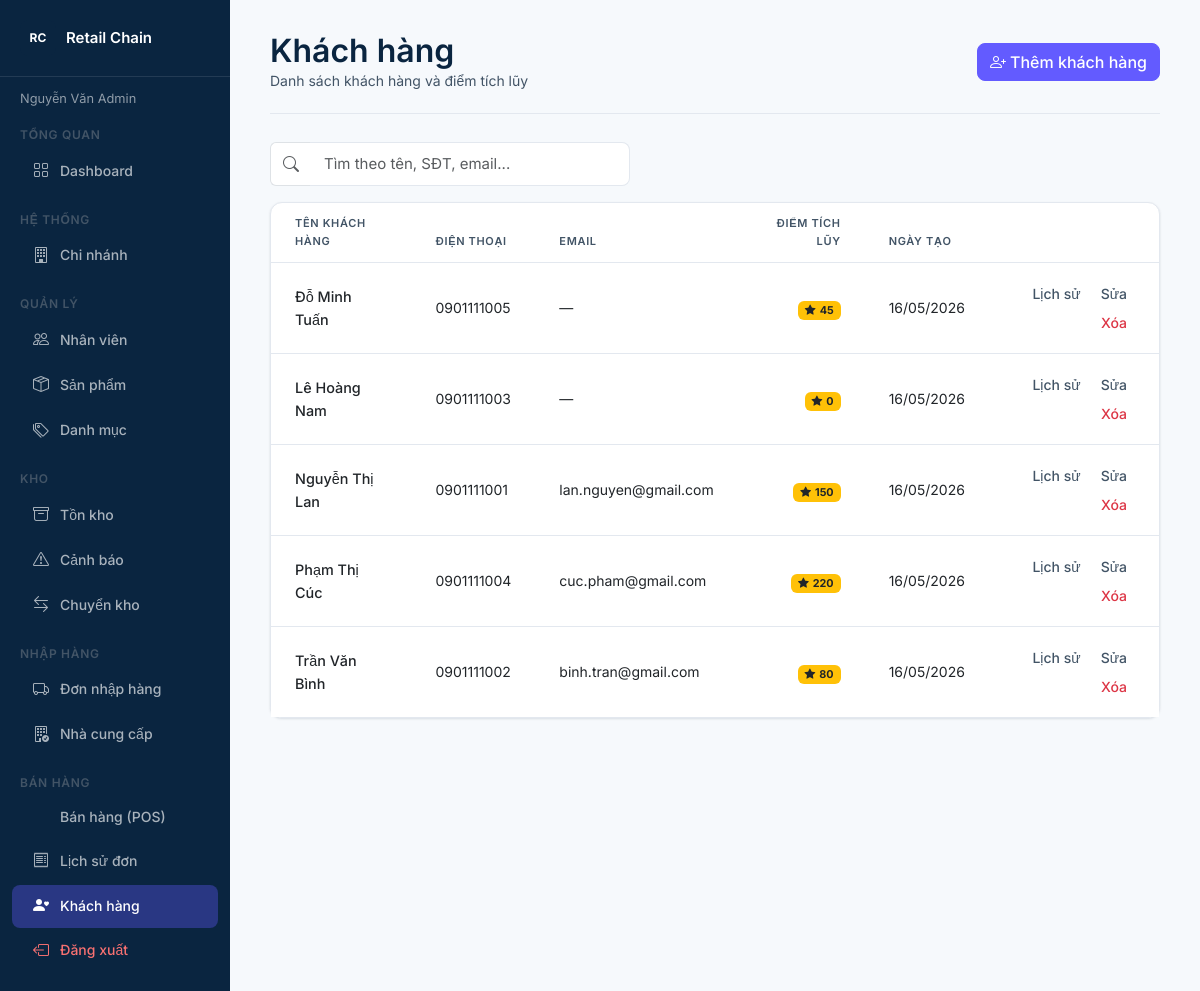
/public/customer/index (signed in), run on the app's committed database.
### tables this page shows
CREATE TABLE customers (
    customer_id   INT UNSIGNED  AUTO_INCREMENT PRIMARY KEY,
    full_name     VARCHAR(100)  NOT NULL,
    phone         VARCHAR(20)   UNIQUE,
    email         VARCHAR(100),
    address       VARCHAR(255),
    loyalty_points INT          DEFAULT 0 COMMENT 'Điểm tích lũy',
    created_at    TIMESTAMP     DEFAULT CURRENT_TIMESTAMP
);

### core/Controller.php (called while the page is built, shortened)
<?php
class Controller
{
    protected function view(string $path, array $data = []): void
    {
        extract($data, EXTR_SKIP);
        require_once APP_ROOT . '/app/Views/layouts/header.php';
        require_once APP_ROOT . '/app/Views/' . $path . '.php';
        require_once APP_ROOT . '/app/Views/layouts/footer.php';
    }
}

### app/Controllers/CustomerController.php (called while the page is built, shortened)
<?php
require_once ROOT_PATH . '/core/Controller.php';
require_once APP_ROOT . '/app/Models/Customer.php';
final class CustomerController extends Controller
{
    public function index(): void
    {
        $search    = trim($_GET['q'] ?? '');
        $this->view('customers/index', [
            'customers' => (new Customer())->getAll($search ?: null),
            'search'    => $search,
        ]);
    }
}

### core/App.php (called while the page is built, shortened)
<?php
class App
{
    public function __construct()
    {
        $url   = trim($_GET['url'] ?? 'auth/login', '/');
        $parts = $url !== '' ? explode('/', $url) : ['auth', 'login'];
        $method         = $parts[1] ?? 'index';
        $param          = $parts[2] ?? null;
        $ctrl = new $controllerName();
        $ctrl->$method($param);
    }
}

### public/index.php (called while the page is built, shortened)
<?php
require_once APP_ROOT . '/config/database.php';
require_once APP_ROOT . '/core/Database.php';
require_once APP_ROOT . '/core/Controller.php';
require_once APP_ROOT . '/core/App.php';
new App();

### app/Models/Customer.php (called while the page is built, shortened)
<?php
require_once APP_ROOT . '/core/Database.php';
class Customer
{
    private PDO $db;
    public function __construct()
    {
        $this->db = Database::getInstance();
    }
    public function getAll(?string $search = null): array
    {
        $sql    = 'SELECT * FROM customers WHERE 1=1';
        $params = [];
        $stmt = $this->db->prepare($sql . ' ORDER BY full_name LIMIT 200');
        $stmt->execute($params);
        return $stmt->fetchAll();
    }
}

### core/Database.php (called while the page is built, shortened)
<?php
class Database
{
    private static ?PDO $instance = null;
    public static function getInstance(): PDO
    {
        $dsn = 'mysql:host=' . DB_HOST . ';dbname=' . DB_NAME . ';charset=utf8mb4';
        self::$instance = new PDO($dsn, DB_USER, DB_PASS, [
            PDO::ATTR_ERRMODE            => PDO::ERRMODE_EXCEPTION,
            PDO::ATTR_DEFAULT_FETCH_MODE => PDO::FETCH_ASSOC,
            PDO::ATTR_EMULATE_PREPARES   => false,
        ]);
        return self::$instance;
    }
}

### app/Views/customers/index.php (the view, shortened to what this page needs)
<div class="stripe-page-header">
    <div>
        <h1 class="h1 mb-0">Khách hàng</h1>
        <p class="subtext mb-0">Danh sách khách hàng và điểm tích lũy</p>
    </div>
    <div class="stripe-page-header-actions">
        <a href="<?= BASE_URL ?>/customer/create" class="btn btn-primary">
            <i class="bi bi-person-plus me-1"></i>Thêm khách hàng
        </a>
    </div>
</div>
<form method="get" action="<?= BASE_URL ?>/customer/index" class="mb-3">
    <div class="input-group" style="max-width:360px">
        <span class="input-group-text bg-white border-end-0"><i class="bi bi-search text-muted"></i></span>
        <input type="text" name="q" class="form-control stripe-input border-start-0"
               placeholder="Tìm theo tên, SĐT, email..." value="<?= htmlspecialchars($search) ?>">
    </div>
</form>
<div class="stripe-card p-0">
    <table class="table stripe-table mb-0">
        <thead>
            <tr>
                <th>Tên khách hàng</th>
                <th>Điện thoại</th>
                <th>Email</th>
                <th class="text-end">Điểm tích lũy</th>
                <th>Ngày tạo</th>
                <th></th>
            </tr>
        </thead>
        <tbody>
            <?php if (empty($customers)): ?>
            <tr><td colspan="6" class="text-center subtext py-4">
                <?= $search ? 'Không tìm thấy khách hàng nào.' : 'Chưa có khách hàng nào.' ?>
            </td></tr>
            <?php else: ?>
            <?php foreach ($customers as $c): ?>
            <tr>
                <td>
                    <div class="fw-500"><?= htmlspecialchars($c['full_name']) ?></div>
                </td>
                <td class="subtext"><?= htmlspecialchars($c['phone'] ?? '—') ?></td>
                <td class="subtext"><?= htmlspecialchars($c['email'] ?? '—') ?></td>
                <td class="text-end">
                    <span class="badge bg-warning text-dark">
                        <i class="bi bi-star-fill me-1"></i><?= number_format((int) $c['loyalty_points']) ?>
                    </span>
                </td>
                <td class="subtext"><?= date('d/m/Y', strtotime($c['created_at'])) ?></td>
                <td class="text-end">
                    <a href="<?= BASE_URL ?>/customer/history/<?= (int) $c['customer_id'] ?>" class="btn btn-ghost btn-sm">Lịch sử</a>
                    <a href="<?= BASE_URL ?>/customer/edit/<?= (int) $c['customer_id'] ?>" class="btn btn-ghost btn-sm">Sửa</a>
                    <?php if (in_array($_SESSION['role'] ?? '', ['admin','manager'], true)): ?>
                    <a href="<?= BASE_URL ?>/customer/delete/<?= (int) $c['customer_id'] ?>"
                       class="btn btn-ghost btn-sm text-danger"
                       onclick="return confirm('Xóa khách hàng này?')">Xóa</a>
                    <?php endif; ?>
                </td>
            </tr>
            <?php endforeach; ?>
            <?php endif; ?>
        </tbody>
    </table>
</div>

### public/css/style.css (style rules this page uses)
:root { --color-primary: #0A2540; --color-accent: #635BFF; --color-secondary: #425466; --color-neutral: #F6F9FC; --color-surface: #FFFFFF; --color-border: #E3E8EF; --color-text: #0A2540; --color-subtext: #425466; --color-success: #27AE60; --color-warning: #F39C12; --color-danger: #E74C3C; --color-info: #635BFF; --radius-sm: 6px; --radius-md: 8px; --radius-lg: 12px; --radius-pill: 999px; --shadow-card: 0 1px 3px rgba(10, 37, 64, 0.08), 0 1px 2px rgba(10, 37, 64, 0.05); --shadow-md: 0 4px 12px rgba(10, 37, 64, 0.1); }
body { background: var(--color-neutral); color: var(--color-text); font-family: 'Inter', sans-serif; }
a { color: var(--color-accent); text-decoration: none; }
h1, .h1 { font-size: 2rem; font-weight: 600; color: var(--color-primary); }
body, .body { font-size: 0.9375rem; font-weight: 400; line-height: 1.6; }
.subtext { font-size: 0.875rem; color: var(--color-secondary); }
.fw-500 { font-weight: 500; }
.btn { box-shadow: none !important; transition: all 0.15s ease; }
.btn-primary { background: var(--color-accent); border-color: var(--color-accent); color: #fff; border-radius: var(--radius-md); font-weight: 500; }
.btn-ghost { background: transparent; border: none; color: var(--color-secondary); border-radius: var(--radius-md); font-weight: 500; }
.stripe-input { border: 1px solid var(--color-border); border-radius: var(--radius-md); padding: 0.625rem 0.875rem; font-size: 0.9375rem; color: var(--color-text); background: var(--color-surface); transition: border-color 0.15s, box-shadow 0.15s; }
.form-control.stripe-input, .form-select.stripe-input { border: 1px solid var(--color-border); }
.stripe-card { background: var(--color-surface); border: 1px solid var(--color-border); border-radius: var(--radius-lg); padding: 1.25rem 1.5rem; box-shadow: var(--shadow-card); }
.stripe-table { font-size: 0.9rem; border-collapse: collapse; }
.stripe-table thead th { font-size: 0.6875rem; font-weight: 600; letter-spacing: 0.06em; text-transform: uppercase; color: var(--color-secondary); border-bottom: 1px solid var(--color-border); padding: 0.75rem 1.5rem; background: transparent; }
.stripe-table tbody td { padding: 1rem 1.5rem; border-bottom: 1px solid var(--color-border); vertical-align: middle; }
.stripe-table tbody tr:last-child td { border-bottom: none; }
.stripe-page-header { display: flex; align-items: center; justify-content: space-between; margin-bottom: 1.75rem; padding-bottom: 1.25rem; border-bottom: 1px solid var(--color-border); flex-wrap: wrap; gap: 1rem; }
.stripe-page-header-actions { display: flex; gap: 0.5rem; flex-wrap: wrap; }

### data on the page
customers: full_name "Đỗ Minh Tuấn", phone "0901111005", email "—", loyalty_points "45", created_at "16/05/2026"
customers: full_name "Lê Hoàng Nam", phone "0901111003", email "—", loyalty_points "0", created_at "16/05/2026"
customers: full_name "Nguyễn Thị Lan", phone "0901111001", email "lan.nguyen@gmail.com", loyalty_points "150", created_at "16/05/2026"
customers: full_name "Phạm Thị Cúc", phone "0901111004", email "cuc.pham@gmail.com", loyalty_points "220", created_at "16/05/2026"
customers: full_name "Trần Văn Bình", phone "0901111002", email "binh.tran@gmail.com", loyalty_points "80", created_at "16/05/2026"

### other printed values
$_SESSION['full_name'] "Nguyễn Văn Admin"
